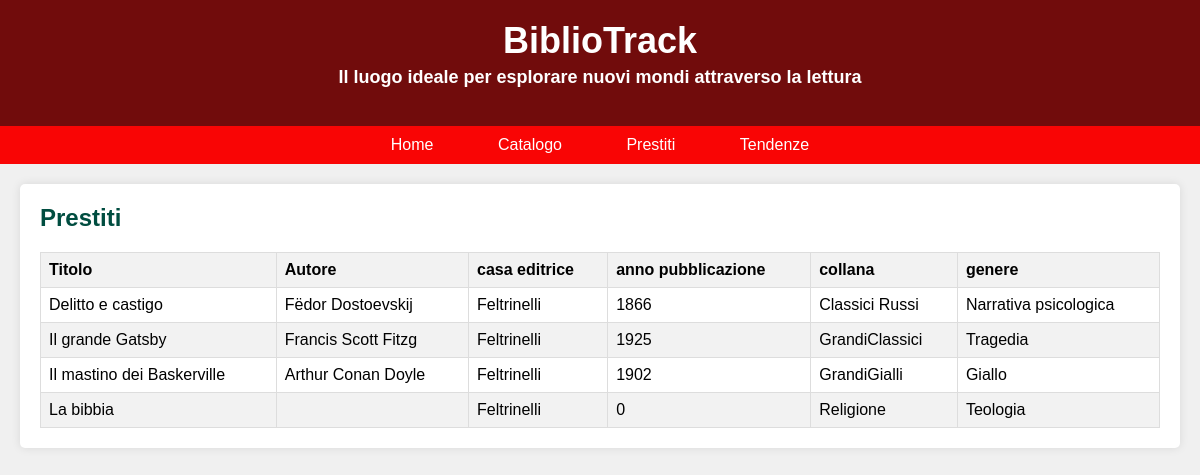
/catalogo.php, run on the app's committed database.
### tables this page shows
CREATE TABLE `libri` (
  `PK_Id_libro` int(11) NOT NULL,
  `Titolo` varchar(100) NOT NULL,
  `Autore` varchar(50) NOT NULL,
  `Casa_editrice` varchar(50) NOT NULL,
  `Anno_pubblicazione` int(255) DEFAULT NULL,
  `Collana` varchar(50) DEFAULT NULL,
  `Genere` varchar(50) DEFAULT NULL
);

### catalogo.php (the view, shortened to what this page needs)
<!DOCTYPE html>
<html lang="it">
<head>
</head>
<body>
    <header>
        <h1>BiblioTrack</h1>
        <h3>Il luogo ideale per esplorare nuovi mondi attraverso la lettura</h3>
    </header>
    <nav>
        <a href="index.html">Home</a>
        <a href="catalogo.php">Catalogo</a>
        <a href="prestiti.html">Prestiti</a>
        <a href="tendenze.html">Tendenze</a>
    </nav>
    <div class="container">
        <div class="catalog-section">
            <h2>Prestiti</h2>
            <table>
                <thead>
                    <tr>
                        <th>Titolo</th>
                        <th>Autore</th>
                        <th>casa editrice</th>
                        <th>anno pubblicazione</th>
                        <th>collana</th>
                        <th>genere</th>
                    </tr>
                </thead>
                <tbody>
                    <?php
                    $servername = "localhost";
                    $username = "root";
                    $password = "Ruozzi1234";
                    $dbname = "bibliotrack";
                    $conn = new mysqli($servername, $username, $password, $dbname);
                    $sql = "SELECT * FROM libri order by Titolo";
                    $result = $conn->query($sql);
                    if ($result->num_rows > 0) {
                        while($row = $result->fetch_assoc()) {
                            echo "<tr><td>".$row["Titolo"]."</td><td>".$row["Autore"]."</td><td>".$row["Casa_editrice"]."</td><td>".$row["Anno_pubblicazione"]."</td><td>".$row["Collana"]."</td><td>".$row["Genere"]."</td></tr>";
                        }
                    } else {
                        echo "<tr><td colspan='5'>Nessun prestito trovato</td></tr>";
                    }
                    ?>
                </tbody>
            </table>
        </div>
    </div>
</body>
</html>

### catalogo.php (style rules this page uses)
body { font-family: Arial, sans-serif; margin: 0; padding: 0; background-color: #f0f0f0; }
header { background-color: #710c0c; color: #fff; padding: 20px 0; text-align: center; }
header h1 { margin: 0; font-size: 36px; }
header h3 { margin-top: 5px; font-size: 18px; }
nav { background-color: #f90505; padding: 10px 0; text-align: center; }
nav a { color: #fff; text-decoration: none; padding: 10px 20px; margin: 0 10px; border-radius: 5px; transition: background-color 0.3s; }
.container { max-width: 1200px; margin: 20px auto; padding: 0 20px; }
.catalog-section { background-color: #fff; padding: 20px; border-radius: 5px; box-shadow: 0 0 10px rgba(0,0,0,0.1); }
.catalog-section h2 { margin-top: 0; color: #004d40; }
table { width: 100%; border-collapse: collapse; }
th, td { border: 1px solid #ddd; padding: 8px; text-align: left; }
th { background-color: #f2f2f2; }
tr:nth-child(even) { background-color: #f2f2f2; }

### data on the page
libri: Titolo "Delitto e castigo", Autore "Fëdor Dostoevskij", Casa_editrice "Feltrinelli", Anno_pubblicazione "1866", Collana "Classici Russi", Genere "Narrativa psicologica"
libri: Titolo "Il grande Gatsby", Autore "Francis Scott Fitzg", Casa_editrice "Feltrinelli", Anno_pubblicazione "1925", Collana "GrandiClassici", Genere "Tragedia"
libri: Titolo "Il mastino dei Baskerville", Autore "Arthur Conan Doyle", Casa_editrice "Feltrinelli", Anno_pubblicazione "1902", Collana "GrandiGialli", Genere "Giallo"
libri: Titolo "La bibbia", Casa_editrice "Feltrinelli", Anno_pubblicazione "0", Collana "Religione", Genere "Teologia"
